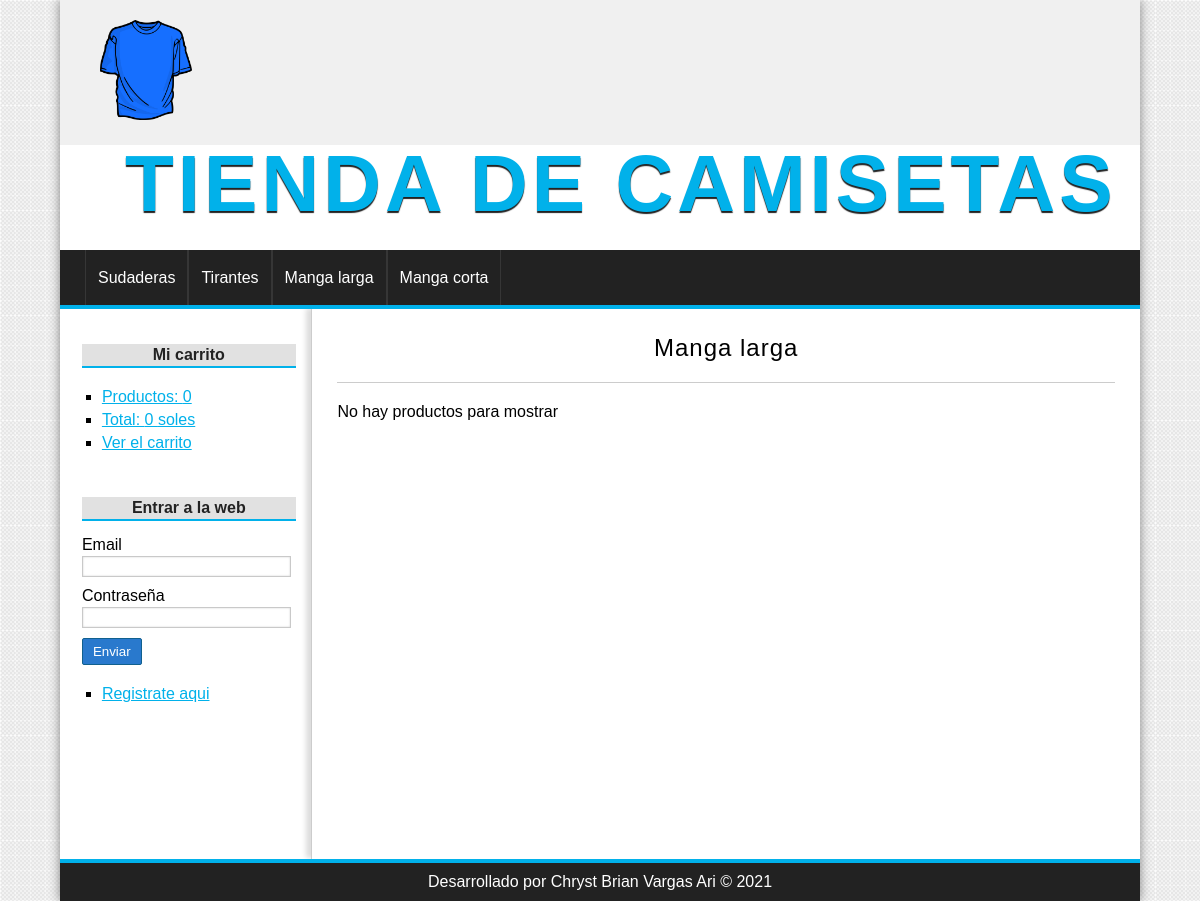
The app's page /categoria/ver&id=2 with its own data.
### tables this page shows
CREATE TABLE categorias(
    id  int(255) auto_increment not null,
    nombre  varchar(100) not null,
    CONSTRAINT pk_categorias PRIMARY KEY(id)
);

### config/db.php (called while the page is built)
<?php
class Database {
    public static function connect(){
        $db = new mysqli('localhost', 'root', '', 'tienda_master');
        $db->query("SET NAMES 'utf8'");
        return $db;
    }
}
?>

### helpers/utils.php (called while the page is built, shortened)
<?php
class Utils{
    public static function showCategorias(){
        require_once 'models/Categoria.php';
        $categoria = new Categoria();
        $categorias = $categoria->getAll();
        return $categorias;
    }
}
?>

### models/Categoria.php (called while the page is built, shortened)
<?php
class Categoria {
    private $id;
    private $db;
    public function __construct(){
        $this->db = Database::connect();
    }
    public function getId(){
        return $this->id;
    }
    public function setId($id){
        $this->id = $id;
        return $this;
    }
    public function getAll(){
        $categorias = $this->db->query("SELECT * FROM categorias ORDER BY id DESC");
        return $categorias;
    }
    public function getOne(){
        $categoria = $this->db->query("SELECT * FROM categorias WHERE id = {$this->getId()}");
        return $categoria->fetch_object();
    }
}
?>

### controllers/CategoriaController.php (called while the page is built, shortened)
<?php
require_once 'models/Categoria.php';
require_once 'models/Producto.php';
class CategoriaController {
    public function ver(){
        if (isset($_GET['id'])) {
            $id = $_GET['id'];
            $categoria = new Categoria();
            $categoria->setId($id);
            $categoria = $categoria->getOne();
            $producto = new Producto();
            $producto->setCategoria_id($id);
            $productos = $producto->getAllCategory();
        }
        require_once 'views/categoria/ver.php';
    }
}
?>

### models/Producto.php (called while the page is built, shortened)
<?php
class Producto {
    private $categoria_id;
    private $db;
    public function __construct(){
        $this->db = Database::connect();
    }
    public function getCategoria_id(){
        return $this->categoria_id;
    }
    public function setCategoria_id($categoria_id){
        $this->categoria_id = $this->db->real_escape_string($categoria_id);
    }
    public function getAllCategory(){
        $sql = "SELECT p.*, c.nombre AS 'categoriaName' FROM productos p INNER JOIN categorias c ON c.id = p.categoria_id WHERE p.categoria_id = {$this->getCategoria_id()} ORDER BY id DESC";
        $productos = $this->db->query($sql);
        return $productos;
    }
}
?>

### views/categoria/ver.php (the view)
<?php if(isset($categoria)): ?>
    <h1><?=$categoria->nombre?></h1>
    <?php if($productos->num_rows == 0): ?>
        <p>No hay productos para mostrar</p>
    <?php else: ?>
        <?php require_once "views/layout/productos.php"; ?>
    <?php endif; ?>
<?php else: ?>
    <h1>La categoria no existe</h1>
<?php endif; ?>

### views/layout/header.php (shortened to what this page needs)
<!DOCTYPE html>
<html lang="en">
<head>
    <link rel="stylesheet" href="<?=base_url?>assets/css/styles.css?v=<?php echo time(); ?>">
</head>
<body>
    <div id="container">
        <header id="header">
            <div id="logo">
                <img src="<?=base_url?>assets/img/camiseta.png" alt="camiseta logo">
                <a href="<?=base_url?>">
                    <h1>Tienda de Camisetas</h1>
                </a>
            </div>
        </header>
        <?php $categorias = Utils::showCategorias(); ?>
        <nav id="menu">
            <ul>
                <?php while($cat = $categorias->fetch_object()): ?>
                <li><a href="<?=base_url?>categoria/ver&id=<?=$cat->id?>"><?=$cat->nombre?></a></li>
                <?php endwhile; ?>
            </ul>
        </nav>
        <div id="content">

### assets/css/styles.css (style rules this page uses)
* { padding: 0px; margin: 0px; font-family: sans-serif, Helvetica, Arial; }
body { background: url(../img/bg.png); }
a { color: #01B1EA; }
#container { width: 90%; margin: 0px auto; box-shadow: 0px 0px 10px gray; background: white; }
#header { height: 145px; background: #F0F0F0; }
#logo { padding: 20px; margin-left: 20px; float:left; }
#logo img { float:left; height: 100px; }
#logo a { float:left; font-size: 40px; letter-spacing: 4px; font-family: 'Open Sans', Helvetica, Arial; text-transform: uppercase; color: #01B1EA; font-weight: bold; text-decoration: none; margin-top: 18px; margin-left: 25px; text-shadow: 0px 2px 1px #222222; transition: all 300ms; }
#menu { clear:both; background: #222; color: white; height: 55px; border-bottom: 4px solid #01B1EA; }
#menu ul { list-style: none; text-decoration: none; margin: 0px auto; margin-left: 25px; }
#menu ul li { line-height: 55px; float:left; border-right: 1px solid #363636; }
#menu a { display: block; color: white; text-decoration: none; padding-left: 12px; padding-right: 12px; transition: all 300ms; }
#menu a:first-child { border-left: 1px solid #363636; }
#content { margin: 0px auto; overflow: hidden; background: white; }
#central h1 { font-size: 24px; font-weight: normal; letter-spacing: 1px; text-align: center; border-bottom: 1px solid #ccc; margin-bottom: 20px; padding: 20px; padding-top: 0px; }

### records on screen
categorias: nombre "Sudaderas"
categorias: nombre "Tirantes"
categorias: nombre "Manga larga"
categorias: nombre "Manga corta"

### other values on screen
$stats['count'] "0"
$stats['total'] "0"
